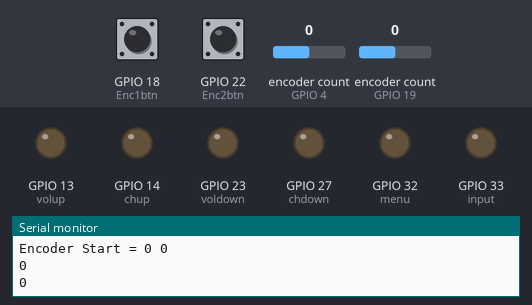
Bench run of a sketch on a simulated ESP32. Parts: output pins drawn as LEDs (lit = HIGH), the last lines printed to the serial monitor. The inputs (shaded band) are chosen by the test bench; at power-on: GPIO 18 (Enc1btn) HIGH, encoder count (sensors on GPIO 4, GPIO 19) 0, GPIO 22 (Enc2btn) HIGH. WiFi joins after 1.5 s; servers stay silent unless stated.

Above: at 2.7 s.
2.8 s: GPIO 18 (Enc1btn) pulled LOW for 1 s
At 3.3 s:
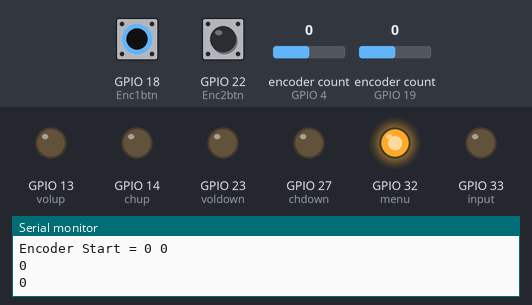
5.8 s: encoder count (sensor on GPIO 4) set to 1
At 6.7 s:
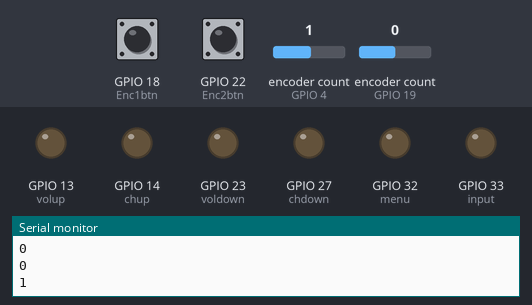
7.4 s: encoder count (sensor on GPIO 19) set to -1
At 7.9 s:
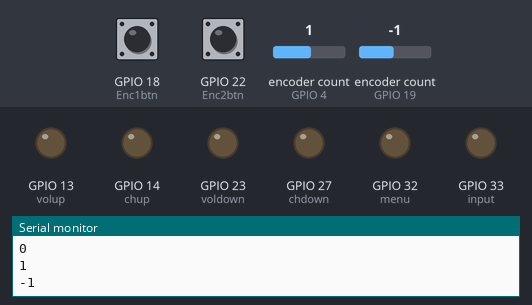
9.0 s: GPIO 22 (Enc2btn) pulled LOW for 3.2 s
At 9.5 s:
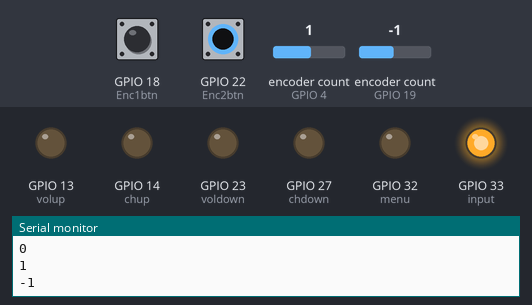
13.7 s: encoder count (sensor on GPIO 19) set to 3
At 15.0 s:
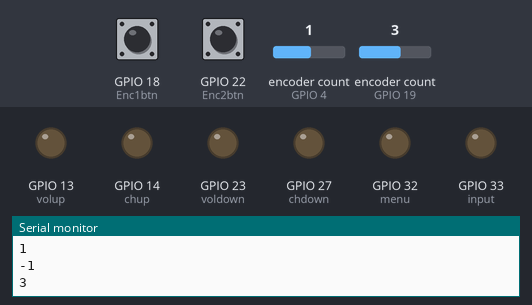
15.3 s: encoder count (sensor on GPIO 4) set to 0
At 16.4 s:
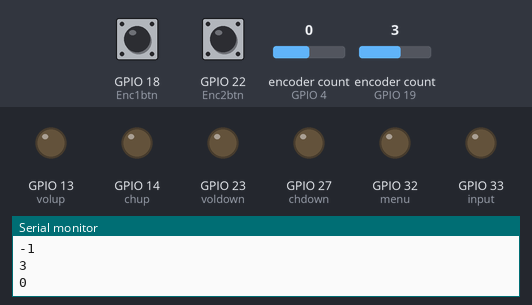
Timing chart, 0 to 17.9 s (numbered marks = the images above; inputs shaded):
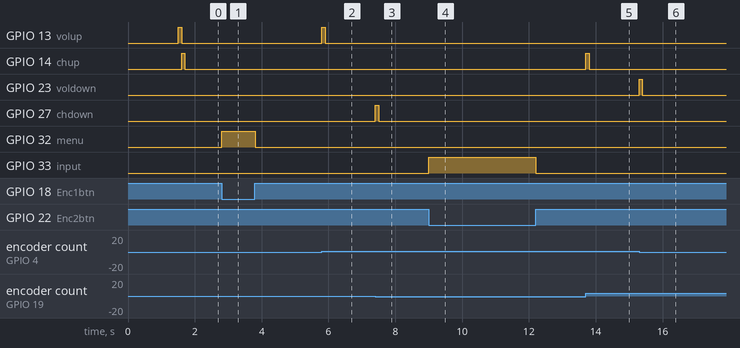

Measured:
- after the input at 2.8 s, GPIO 32 (menu): LOW → HIGH at once, → LOW 1.0 s later
- after the input at 5.8 s, GPIO 13 (volup): LOW → HIGH at once, → LOW 0.10 s later
- after the input at 7.4 s, GPIO 27 (chdown): LOW → HIGH at once, → LOW 0.10 s later
- after the input at 9.0 s, GPIO 33 (input): LOW → HIGH at once, → LOW 3.2 s later
- after the input at 13.7 s, GPIO 14 (chup): LOW → HIGH at once, → LOW 0.10 s later
- after the input at 15.3 s, GPIO 23 (voldown): LOW → HIGH at once, → LOW 0.10 s later

The sketch:

Encoder_Sony_Trinitron_ESP32.ino
```cpp
#include <ESP32Encoder.h>
#include <WiFi.h>
#include <WiFiClient.h>
#include <WebServer.h>
#include <ESPmDNS.h>
#include <Update.h>

const char* host = "HOSTNAME"; // Update with your desired hostname
const char* ssid = "SSID"; // Update with your SSID
const char* password = "PASSWORD"; // Update with your WiFi password

WebServer server(80);

ESP32Encoder Enc1;
int Enc1btn = 18;
ESP32Encoder Enc2;
int Enc2btn = 22;
int volup = 13;
int voldown = 23;
int chup = 14;
int chdown = 27;
int input = 33;
int menu = 32;
long oldPosition1  = -999;
long oldPosition2  = -999;

/*
 * Login page
 * Update this line with your desired username and password for OTA update
 * "if(form.userid.value=='admin' && form.pwd.value=='admin')"
 */

const char* loginIndex =
 "<form name='loginForm'>"
    "<table width='20%' bgcolor='A09F9F' align='center'>"
        "<tr>"
            "<td colspan=2>"
                "<center><font size=4><b>ESP32 Login Page</b></font></center>"
                "<br>"
            "</td>"
            "<br>"
            "<br>"
        "</tr>"
        "<tr>"
             "<td>Username:</td>"
             "<td><input type='text' size=25 name='userid'><br></td>"
        "</tr>"
        "<br>"
        "<br>"
        "<tr>"
            "<td>Password:</td>"
            "<td><input type='Password' size=25 name='pwd'><br></td>"
            "<br>"
            "<br>"
        "</tr>"
        "<tr>"
            "<td><input type='submit' onclick='check(this.form)' value='Login'></td>"
        "</tr>"
    "</table>"
"</form>"
"<script>"
    "function check(form)"
    "{"
    "if(form.userid.value=='admin' && form.pwd.value=='admin')"
    "{"
    "window.open('/serverIndex')"
    "}"
    "else"
    "{"
    " alert('Error Password or Username')/*displays error message*/"
    "}"
    "}"
"</script>";

/*
 * Server Index Page
 */

const char* serverIndex =
"<script src='https://ajax.googleapis.com/ajax/libs/jquery/3.2.1/jquery.min.js'></script>"
"<form method='POST' action='#' enctype='multipart/form-data' id='upload_form'>"
   "<input type='file' name='update'>"
        "<input type='submit' value='Update'>"
    "</form>"
 "<div id='prg'>progress: 0%</div>"
 "<script>"
  "$('form').submit(function(e){"
  "e.preventDefault();"
  "var form = $('#upload_form')[0];"
  "var data = new FormData(form);"
  " $.ajax({"
  "url: '/update',"
  "type: 'POST',"
  "data: data,"
  "contentType: false,"
  "processData:false,"
  "xhr: function() {"
  "var xhr = new window.XMLHttpRequest();"
  "xhr.upload.addEventListener('progress', function(evt) {"
  "if (evt.lengthComputable) {"
  "var per = evt.loaded / evt.total;"
  "$('#prg').html('progress: ' + Math.round(per*100) + '%');"
  "}"
  "}, false);"
  "return xhr;"
  "},"
  "success:function(d, s) {"
  "console.log('success!')"
 "},"
 "error: function (a, b, c) {"
 "}"
 "});"
 "});"
 "</script>";

void setup(){

  Serial.begin(115200);
  WiFi.setHostname(host);
  WiFi.begin(ssid, password);
  Serial.println("");

  while (WiFi.status() != WL_CONNECTED) {
    delay(500);
    Serial.print(".");
  }
  Serial.println("");
  Serial.print("Connected to ");
  Serial.println(ssid);
  Serial.print("IP address: ");
  Serial.println(WiFi.localIP());

  if (!MDNS.begin(host)) { //http://esp32.local
    Serial.println("Error setting up MDNS responder!");
    while (1) {
      delay(1000);
    }
  }

  Serial.println("mDNS responder started");
  /*return index page which is stored in serverIndex */
  server.on("/", HTTP_GET, []() {
    server.sendHeader("Connection", "close");
    server.send(200, "text/html", loginIndex);
  });
  server.on("/serverIndex", HTTP_GET, []() {
    server.sendHeader("Connection", "close");
    server.send(200, "text/html", serverIndex);
  });
  /*handling uploading firmware file */
  server.on("/update", HTTP_POST, []() {
    server.sendHeader("Connection", "close");
    server.send(200, "text/plain", (Update.hasError()) ? "FAIL" : "OK");
    ESP.restart();
  }, []() {
    HTTPUpload& upload = server.upload();
    if (upload.status == UPLOAD_FILE_START) {
      Serial.printf("Update: %s\n", upload.filename.c_str());
      if (!Update.begin(UPDATE_SIZE_UNKNOWN)) { //start with max available size
        Update.printError(Serial);
      }
    } else if (upload.status == UPLOAD_FILE_WRITE) {
      /* flashing firmware to ESP*/
      if (Update.write(upload.buf, upload.currentSize) != upload.currentSize) {
        Update.printError(Serial);
      }
    } else if (upload.status == UPLOAD_FILE_END) {
      if (Update.end(true)) { //true to set the size to the current progress
        Serial.printf("Update Success: %u\nRebooting...\n", upload.totalSize);
      } else {
        Update.printError(Serial);
      }
    }
  });
  server.begin();

  pinMode (Enc1btn, INPUT_PULLUP);
  pinMode (Enc2btn, INPUT_PULLUP);
  pinMode (volup, OUTPUT);
  digitalWrite(volup, LOW);
  pinMode (voldown, OUTPUT);
  digitalWrite(voldown, LOW);
  pinMode (chup, OUTPUT);
  digitalWrite(chup, LOW);
  pinMode (chdown, OUTPUT);
  digitalWrite(chdown, LOW);
  pinMode (input, OUTPUT);
  digitalWrite(input, LOW);
  pinMode (menu, OUTPUT);
  digitalWrite(menu, LOW);

  // Enable the weak pull down resistors

  //ESP32Encoder::useInternalWeakPullResistors=DOWN;
  // Enable the weak pull up resistors
  ESP32Encoder::useInternalWeakPullResistors=UP;

  // use pin 19 and 18 for the first encoder
  Enc1.attachSingleEdge(4, 5);
  // use pin 17 and 16 for the second encoder
  Enc2.attachSingleEdge(19, 21);

  // set starting count value after attaching
  //encoder.setCount(37);
  Enc1.setFilter(1023);
  Enc2.setFilter(1023);
  // clear the encoder's raw count and set the tracked count to zero
  //encoder2.clearCount();
  Serial.println("Encoder Start = " + String((int32_t)Enc1.getCount()) + " " + String((int32_t)Enc2.getCount()));
  // set the lastToggle
  //encoder2lastToggled = millis();
}

void loop(){
  server.handleClient();

  long newPosition1 = Enc1.getCount();
  if (newPosition1 != oldPosition1) {
    Serial.println(newPosition1);
    if (newPosition1 > oldPosition1) {
      digitalWrite(volup, HIGH);
      delay(100);
      digitalWrite(volup, LOW);
    } else {
      digitalWrite(voldown, HIGH);
      delay(100);
      digitalWrite(voldown, LOW);
    }
    long newPosition1 = Enc1.getCount();
    oldPosition1 = newPosition1;
  }
  long newPosition2 = Enc2.getCount();
  if (newPosition2 != oldPosition2) {
    Serial.println(newPosition2);
    if (newPosition2 > oldPosition2) {
      digitalWrite(chup, HIGH);
      delay(100);
      digitalWrite(chup, LOW);
    } else {
      digitalWrite(chdown, HIGH);
      delay(100);
      digitalWrite(chdown, LOW);
    }
    long newPosition2 = Enc2.getCount();
    oldPosition2 = newPosition2;
  }
  if (digitalRead(Enc1btn) == LOW) {
    digitalWrite(menu, HIGH);
      delay(100);
      digitalWrite(menu, LOW);
  }
  if (digitalRead(Enc2btn) == LOW) {
    digitalWrite(input, HIGH);
      delay(100);
      digitalWrite(input, LOW);
  }

  // Loop and read the count
//  Serial.println("Encoder count = " + String((int32_t)encoder.getCount()) + " " + String((int32_t)encoder2.getCount()));
//  delay(100);
//
//  // every 5 seconds toggle encoder 2
//  if (millis() - encoder2lastToggled >= 5000) {
//    if(encoder2Paused) {
//      Serial.println("Resuming Encoder 2");
//      encoder2.resumeCount();
//    } else {
//      Serial.println("Paused Encoder 2");
//      encoder2.pauseCount();
//    }
//
//    encoder2Paused = !encoder2Paused;
//    encoder2lastToggled = millis();
//  }


}
```
